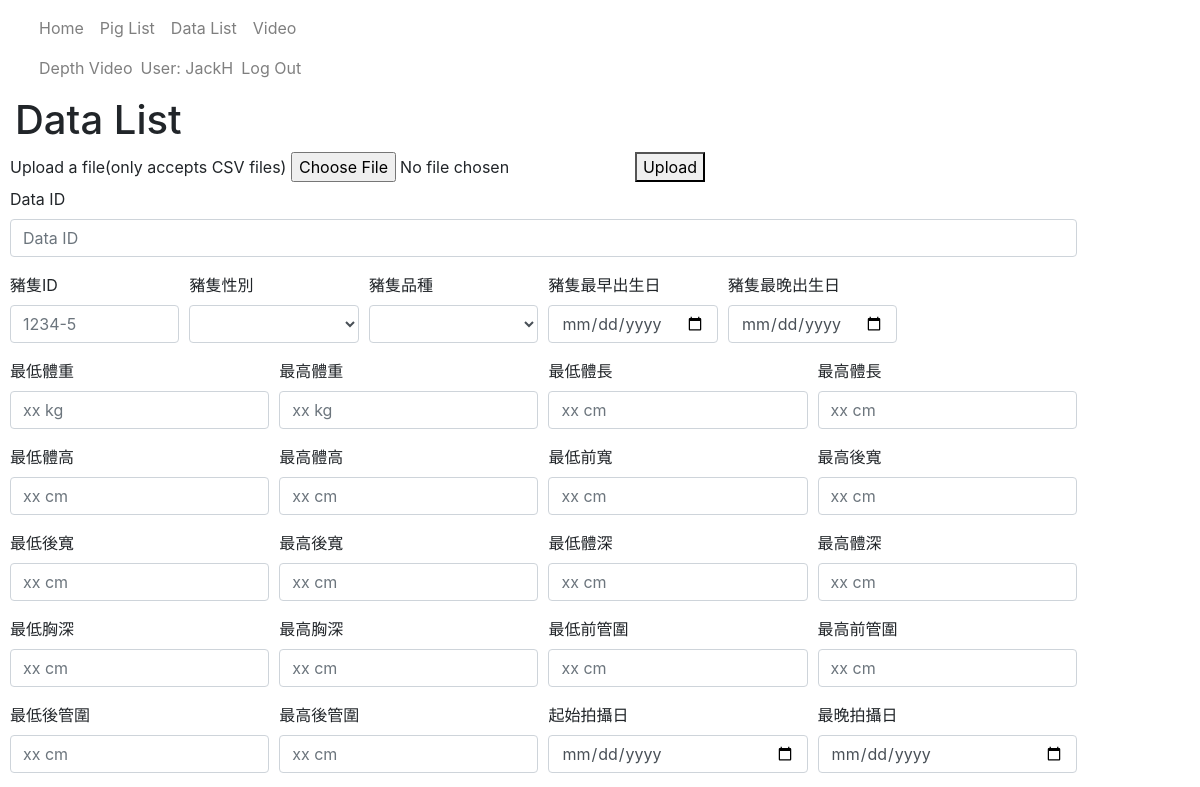
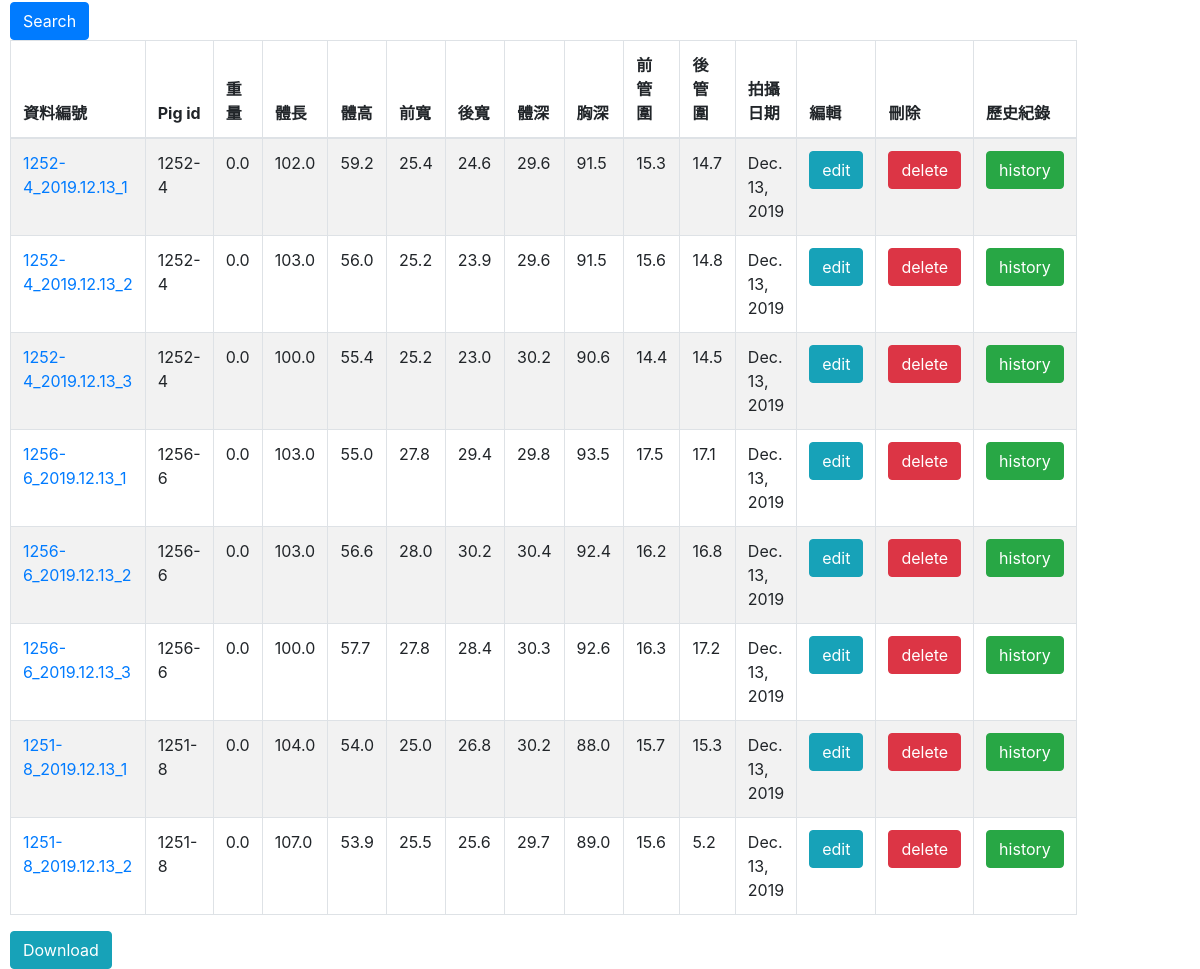
Page /catalog/datas/ (signed in) on the committed database (2 pictures, top to bottom).
### catalog/models.py (models this page shows, shortened)
class Data(models.Model):
    data_id = models.CharField(primary_key=True, max_length=20)
    pig_id = models.ForeignKey('Pig', on_delete=models.SET_NULL, null=True)
    weight = models.FloatField(help_text='Input weight in kg.')
    length = models.FloatField(help_text='Input body length in cm.')
    height = models.FloatField(help_text='Input height in cm.')
    front_width = models.FloatField(help_text='Input front width in cm.')
    back_width = models.FloatField(help_text='Input back width in cm.')
    depth = models.FloatField(help_text='Input body depth in cm.')
    chest = models.FloatField(help_text='Input chest in cm.')
    front_cannon_circumference = models.FloatField(help_text='Input front cannon circumference in cm.' )
    back_cannon_circumference = models.FloatField(help_text='Input front cannon circumference in cm.' )
    date = models.DateField(help_text='Input measuring date.')

class Pig(models.Model):
    pig_id = models.CharField(max_length=20,primary_key=True, help_text='Input birth year(XX) + ear tag')
    birth = models.DateField(null=True, blank=True)
    gender = models.CharField(max_length=100,null=True, blank=True)
    dad_id = models.CharField(max_length=100,null=True, blank=True)
    mom_id = models.CharField(max_length=100,null=True, blank=True)
    breed_choice = [
        ('L', 'Landrace'),
        ('Y', 'Yorkshire'),
        ('D', 'Duroc'),
    ]
    breed = models.CharField(max_length=10, choices = breed_choice, help_text='Pig\'s breed')
    registration_number = models.CharField(max_length=6, null = True, blank=True)
    def __str__(self):
        return self.pig_id

### catalog/views.py (the view)
# urls.py: path('datas/', views.DataListView, name='datas'),
def DataListView(request):
    model = Data
    fields = ['data_id', 'pig_id', 'weight', 'length', 'height', 'front_width', 'back_width', 'depth',
              'chest', 'front_cannon_circumference', 'back_cannon_circumference', 'date']
    model_history = Data_history
    template = 'data_list.html'
    foreignkey = 'pig_id'
    foreignkeyfields = ['pig_id', 'gender', 'breed', 'birth']
    foreignkey_model = Pig
    if request.method == 'GET':
        qs = listfilter(request,model,fields)
        qs = foreignfilter(request, foreignkey, foreignkeyfields, qs)
        context = {'list':qs}
        return render(request,template,context)
    elif request.method == 'POST':
        upload_csv(request, model, fields, model_history, foreignkey=foreignkey, foreignkey_model=foreignkey_model)
        qs = listfilter(request,model,fields)
        qs = foreignfilter(request, foreignkey, foreignkeyfields, qs)
        context = {'list':qs}
        return render(request,template,context)

### catalog/views.py (called while the page is built)
def is_valid_queryparam(param):
    return (param != '' and param is not None)

def listfilter(request, model, fields):
    global qs
    qs = model.objects.all()
    for field in fields:
        param = request.GET.get(field)
        if is_valid_queryparam(param):
            qs = qs.filter(**{field:param})
        else:
            param_up_down = ['_min', '_max']
            field_up_down = ['__gte', '__lt']
            for i in range(2):
                param_range = str(field) + str(param_up_down[i])
                field_range = str(field) + str(field_up_down[i])
                param = request.GET.get(param_range)
                if is_valid_queryparam(param):
                    qs = qs.filter(**{field_range:param})
    return qs

def foreignfilter(request, foreignkey, foreignkeyfields, qs):
    for foreignkeyfield in foreignkeyfields:
        field = str(foreignkey) + '__' + str(foreignkeyfield)
        param = request.GET.get(foreignkeyfield)
        if is_valid_queryparam(param):
            qs = qs.filter(**{field:param})
        else:
            param_up_down = ['_min', '_max']
            field_up_down = ['__gte', '__lt']
            for i in range(2):
                param_range = str(foreignkeyfield) + str(param_up_down[i])
                field_range = str(field) + str(field_up_down[i])
                param = request.GET.get(param_range)
                if is_valid_queryparam(param):
                    qs = qs.filter(**{field_range:param})
    return qs

### catalog/templates/data_list.html (shortened to what this page needs)
{% extends "base_generic.html" %}
{% block content %}
  	<h1>Data List</h1>
	<form action="" method="POST" enctype="multipart/form-data">
		<div class="form-row">
			<div>
				<label for="file1"> Upload a file(only accepts CSV files)</label>
				<input type="file" id="file1" name="files">
			</div>
			<div>
				<button type="submit">Upload</button>
			</div>
	</form>
	<form method="GET" action=".">
		<div class="form-group">
			<label for="inputdata_id">Data ID</label>
			<input type="text" class="form-control" id="inputdata_id" placeholder="Data ID" name="data_id">
		</div>
		<div class="form-row">
			<div class="form-group col-md-2">
				<label for="inputpig_id">豬隻ID</label>
				<input type="text" class="form-control" id="inputpig_id" placeholder="1234-5" name="pig_id">
			</div>
			<div class="form-group col-md-2">
				<label for="intputpig_gender">豬隻性別</label>
				<select id="intputpig_gender" class="form-control" name="gender">
					<option selected></option>
					<option>Male</option>
				</select>
			</div>
			<div class="form-group col-md-2">
				<label for="intputpig_breed">豬隻品種</label>
				<select id="intputpig_breed" class="form-control" name="breed">
					<option selected></option>
					<option>Landrace</option>
				</select>
			</div>
			<div class="form-group col-md-2">
				<label for="inputpig_birthmin">豬隻最早出生日</label>
				<input type="date" class="form-control" id="inputpig_birthmin" name="birth_min">
			</div>
			<div class="form-group col-md-2">
				<label for="inputpig_birthmax">豬隻最晚出生日</label>
				<input type="date" class="form-control" id="inputpig_birthmax" name="birth_max">
			</div>
		</div>
		<div class="form-row">
			<div class="form-group col-md-3">
				<label for="inputweightmin">最低體重</label>
				<input type="number" class="form-control" id="inputweightmin" placeholder="xx kg" name="weight_min">
			</div>
			<div class="form-group col-md-3">
				<label for="inputweightmax">最高體重</label>
				<input type="number" class="form-control" id="inputweightmax" placeholder="xx kg" name="weight_max">
			</div>
			<div class="form-group col-md-3">
				<label for="inputlengthmin">最低體長</label>
				<input type="number" class="form-control" id="inputlengthmin" placeholder="xx cm" name="length_min">
			</div>
			<div class="form-group col-md-3">
				<label for="inputlengthmax">最高體長</label>
				<input type="number" class="form-control" id="inputlengthmax" placeholder="xx cm" name="length_max">
			</div>
		</div>
		<div class="form-row">
			<div class="form-group col-md-3">
				<label for="inputheightmin">最低體高</label>
				<input type="number" class="form-control" id="inputheightmin" placeholder="xx cm" name="height_min">
			</div>
			<div class="form-group col-md-3">
				<label for="inputheightmax">最高體高</label>
				<input type="number" class="form-control" id="inputheightmax" placeholder="xx cm" name="height_max">
			</div>
			<div class="form-group col-md-3">
				<label for="inputfront_widthmin">最低前寬</label>
				<input type="number" class="form-control" id="inputfront_widthmin" placeholder="xx cm" name="front_width_min">
			</div>
			<div class="form-group col-md-3">
				<label for="inputfront_widthmax">最高後寬</label>
				<input type="number" class="form-control" id="inputfront_widthmax" placeholder="xx cm" name="front_width_max">
			</div>
		</div>
		<div class="form-row">
			<div class="form-group col-md-3">
				<label for="inputback_widthmin">最低後寬</label>
				<input type="number" class="form-control" id="inputback_widthmin" placeholder="xx cm" name="back_width_min">
			</div>
			<div class="form-group col-md-3">
				<label for="inputback_widthmax">最高後寬</label>
				<input type="number" class="form-control" id="inputback_widthmax" placeholder="xx cm" name="back_width_max">
			</div>
			<div class="form-group col-md-3">
				<label for="inputdepthmin">最低體深</label>
				<input type="number" class="form-control" id="inputdepthmin" placeholder="xx cm" name="depth_min">
			</div>
			<div class="form-group col-md-3">
				<label for="inputdepthmax">最高體深</label>
				<input type="number" class="form-control" id="inputdepthmax" placeholder="xx cm" name="depth_max">
			</div>
		</div>
		<div class="form-row">
			<div class="form-group col-md-3">
				<label for="inputchestmin">最低胸深</label>
				<input type="number" class="form-control" id="inputchestmin" placeholder="xx cm" name="chest_min">
			</div>
			<div class="form-group col-md-3">
				<label for="inputchestmax">最高胸深</label>
				<input type="number" class="form-control" id="inputchesttmax" placeholder="xx cm" name="chest_max">
			</div>
			<div class="form-group col-md-3">
				<label for="inputfront_cirmin">最低前管圍</label>
				<input type="number" class="form-control" id="inputfront_cirmin" placeholder="xx cm" name="front_cannon_circumference_min">
			</div>
			<div class="form-group col-md-3">
				<label for="inputfront_cirmax">最高前管圍</label>
				<input type="number" class="form-control" id="inputfront_cirmax" placeholder="xx cm" name="front_cannon_circumference_max">
			</div>
		</div>
		<div class="form-row">
			<div class="form-group col-md-3">
				<label for="inputback_cirmin">最低後管圍</label>
				<input type="number" class="form-control" id="inputback_cirmin" placeholder="xx cm" name="back_cannon_circumference_min">
			</div>
			<div class="form-group col-md-3">
				<label for="inputback_cirmax">最高後管圍</label>
				<input type="number" class="form-control" id="inputback_cirmax" placeholder="xx cm" name="back_cannon_circumference_max">
			</div>
			<div class="form-group col-md-3">
				<label for="inputdatemin">起始拍攝日</label>
				<input type="date" class="form-control" id="inputdatemin" name="date_min">
			</div>
			<div class="form-group col-md-3">
				<label for="inputdatemax">最晚拍攝日</label>
				<input type="date" class="form-control" id="inputdatemax" name="date_max">
			</div>
		</div>
		<button type="submit" class="btn btn-primary">Search</button>
		<table class="table table-bordered table-striped">
			<thead>
				<tr class="row100 head">
					<th class="cell100 column1">資料編號</th>
					<th class="cell100 column2">Pig id</th>
					<th class="cell100 column3">重量</th>
					<th class="cell100 column4">體長</th>
					<th class="cell100 column5">體高</th>
					<th class="cell100 column6">前寬</th>
					<th class="cell100 column7">後寬</th>
					<th class="cell100 column8">體深</th>
					<th class="cell100 column9">胸深</th>
					<th class="cell100 column10">前管圍</th>
					<th class="cell100 column11">後管圍</th>
					<th class="cell100 column12">拍攝日期</th>
					{% if user.is_authenticated %}
						<th class="cell100 column13">編輯</th>
						<th class="cell100 column14">刪除</th>
					{% endif %}
					<th class="cell100 column15">歷史紀錄</th>
				</tr>
			</thead>
			<tbody>
				{% if list %}
				{% for data in list %}
				<tr>
					<td><a href="{% url 'data-detail' data.pk %}">{{ data.data_id }}</a></td>
					<td><a href="{% url 'pig-detail' data.pig_id.pk %}"></a>{{ data.pig_id }}</td>
					<td>{{ data.weight }}</td>
					<td>{{ data.length }}</td>
					<td>{{ data.height }}</td>
					<td>{{ data.front_width }}</td>
					<td>{{ data.back_width }}</td>
					<td>{{ data.depth }}</td>
					<td>{{ data.chest }}</td>
					<td>{{ data.front_cannon_circumference }}</td>
					<td>{{ data.back_cannon_circumference }}</td>
					<td>{{ data.date }}</td>
					{% if user.is_authenticated %}
						<td><a href="{% url 'data-update' data.pk %}" class="btn btn-info">edit</a></td>
						<td><a href="{% url 'data-delete' data.pk %}" class="btn btn-danger">delete</a></td>
					{% endif %}
					<td><a href="{% url 'data-history' data.pk %}" class="btn btn-success">history</a></td>
				</tr>
				{% endfor %}
				{% else %}
				<tr>
					<td>There are no data in the library.</td>
				</tr>
				{% endif %}
			</tbody>
		</table>
		<a href="{% url 'downloaddatalist' %}" class="btn btn-info">Download</a>
	</form>
{% endblock %}

### catalog/templates/base_generic.html (shortened to what this page needs)
<!DOCTYPE html>
<html lang="en">
<head>
  <link rel="stylesheet" href="https://stackpath.bootstrapcdn.com/bootstrap/4.1.3/css/bootstrap.min.css">
  {% load static %}
</head>
<body>
    <nav class="navbar navbar-light navbar-expand-md">
        <div class="container-fluid">
            <div class="collapse navbar-collapse"
                id="navcol-1">
                <ul class="nav navbar-nav main-nav" style="width: 380px;">
                    <li class="nav-item" role="presentation"><a class="nav-link" id="home" href="{% url 'index' %}">Home </a></li>
                    <li class="nav-item" role="presentation"><a class="nav-link" href="{% url 'pigs' %}">Pig List</a></li>
                    <li class="nav-item" role="presentation"><a class="nav-link" href="{% url 'datas' %}">Data List</a></li>
                    <li class="nav-item" role="presentation"><a class="nav-link" href="{% url 'videos' %}">Video</a></li>
                    <li class="nav-item" role="presentation"><a class="nav-link" href="{% url 'depth_videos' %}">Depth Video</a></li>
                    {% if user.is_authenticated %}
                     <li class="navbar-text" style="margin-bottom: -15px;">User: {{user.get_username}}<li>
                     <li class="nav-item" role="presentation"><a class="nav-link" href="{% url 'logout'%}?next={{request.path}}">Log Out</a></li>
                    {% else %}
                     <li class="nav-item" role="presentation"><a class="nav-link" href="{% url 'login'%}?next={{request.path}}">Log In</a></li>
                    {% endif %}
                 </ul>
             </div>
        </div>
    </nav>
      <div class="col-sm-10 ">
      {% block content %}{% endblock %}
      </div>
</body>
</html>

### rows in the picture
Data: data_id "1252-4_2019.12.13_1", pig_id "1252-4", weight "0.0", length "102.0", height "59.2", front_width "25.4", back_width "24.6", depth "29.6", chest "91.5", front_cannon_circumference "15.3", back_cannon_circumference "14.7", date "Dec. 13, 2019"
Data: data_id "1252-4_2019.12.13_2", pig_id "1252-4", weight "0.0", length "103.0", height "56.0", front_width "25.2", back_width "23.9", depth "29.6", chest "91.5", front_cannon_circumference "15.6", back_cannon_circumference "14.8", date "Dec. 13, 2019"
Data: data_id "1252-4_2019.12.13_3", pig_id "1252-4", weight "0.0", length "100.0", height "55.4", front_width "25.2", back_width "23.0", depth "30.2", chest "90.6", front_cannon_circumference "14.4", back_cannon_circumference "14.5", date "Dec. 13, 2019"
Data: data_id "1256-6_2019.12.13_1", pig_id "1256-6", weight "0.0", length "103.0", height "55.0", front_width "27.8", back_width "29.4", depth "29.8", chest "93.5", front_cannon_circumference "17.5", back_cannon_circumference "17.1", date "Dec. 13, 2019"
Data: data_id "1256-6_2019.12.13_2", pig_id "1256-6", weight "0.0", length "103.0", height "56.6", front_width "28.0", back_width "30.2", depth "30.4", chest "92.4", front_cannon_circumference "16.2", back_cannon_circumference "16.8", date "Dec. 13, 2019"
Data: data_id "1256-6_2019.12.13_3", pig_id "1256-6", weight "0.0", length "100.0", height "57.7", front_width "27.8", back_width "28.4", depth "30.3", chest "92.6", front_cannon_circumference "16.3", back_cannon_circumference "17.2", date "Dec. 13, 2019"
Data: data_id "1251-8_2019.12.13_1", pig_id "1251-8", weight "0.0", length "104.0", height "54.0", front_width "25.0", back_width "26.8", depth "30.2", chest "88.0", front_cannon_circumference "15.7", back_cannon_circumference "15.3", date "Dec. 13, 2019"
Data: data_id "1251-8_2019.12.13_2", pig_id "1251-8", weight "0.0", length "107.0", height "53.9", front_width "25.5", back_width "25.6", depth "29.7", chest "89.0", front_cannon_circumference "15.6", back_cannon_circumference "5.2", date "Dec. 13, 2019"

### other values in the picture
{{ user.get_username }} "JackH"
